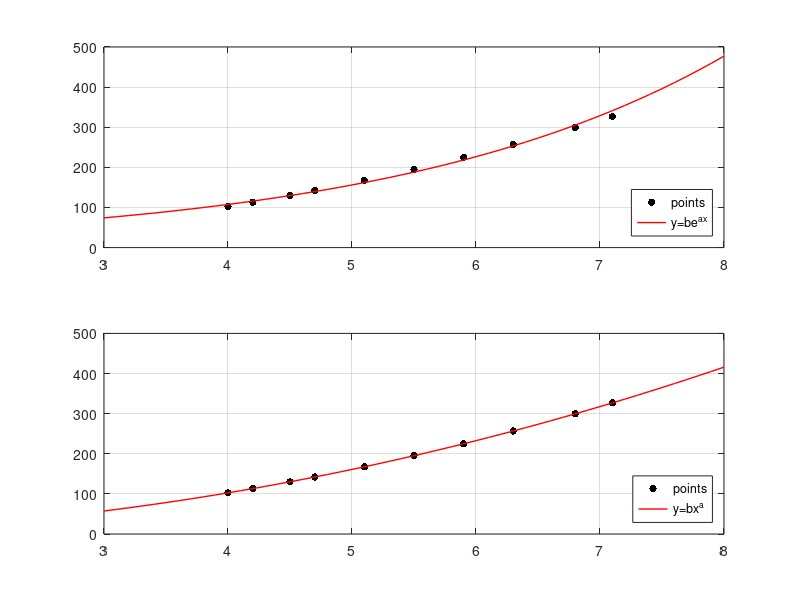

The MATLAB source for this figure:
x = [4 4.2 4.5 4.7 5.1 5.5 5.9 6.3 6.8 7.1]';
y = [102.56 113.18 130.11 142.05 167.53 195.14 224.87 256.73 299.5 326.72]';
lnx = log(x);
lny = log(y);

X1 = [ones(10,1) x];
theta1 = (X1'*X1)\(X1'*lny);
f_1 = @(x) theta1(1) + theta1(2)*x;

X2 = [ones(10,1) lnx];
theta2 = (X2'*X2)\(X2'*lny);
f_2 = @(x) theta2(1) + theta2(2)*x;

f_1_1 = @(x) exp(theta1(1))*exp(theta1(2)*x);
f_2_1 = @(x) exp(theta2(1))*x.^(theta2(2));
disp("error of y=be^(ax) is " + sum((y-f_1_1(x)).^2));
disp("error of y=bx^a is " + sum((y-f_2_1(x)).^2));

subplot(2,1,1);
plot(x, y,'.k','MarkerSize',16); hold on;
plot(3:.1:8,f_1_1(3:.1:8),'-r','LineWidth',1);
legend({'points', 'y=be^{ax}'},'Location', 'Southeast');
grid on;

subplot(2,1,2);
plot(x, y,'.k','MarkerSize',16); hold on;
plot(3:.1:8,f_2_1(3:.1:8),'-r','LineWidth',1);
legend({'points', 'y=bx^a'},'Location', 'Southeast');
grid on;
